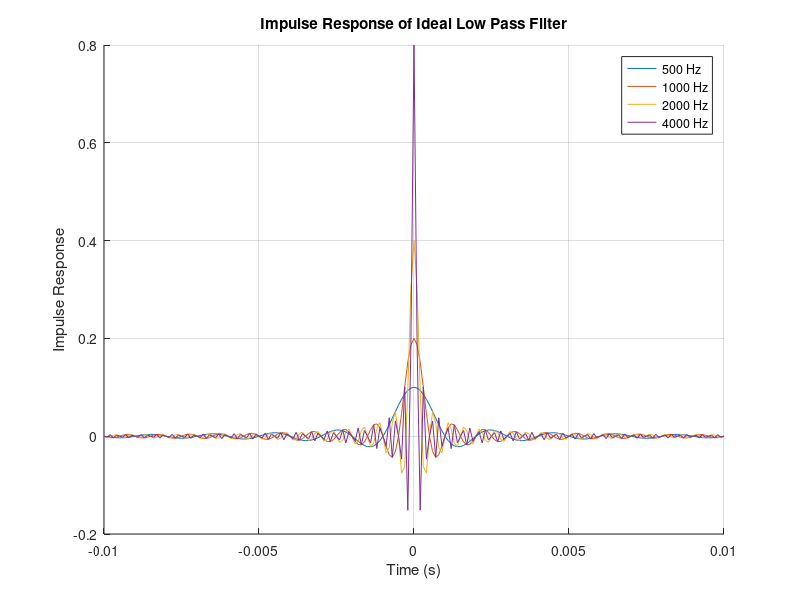
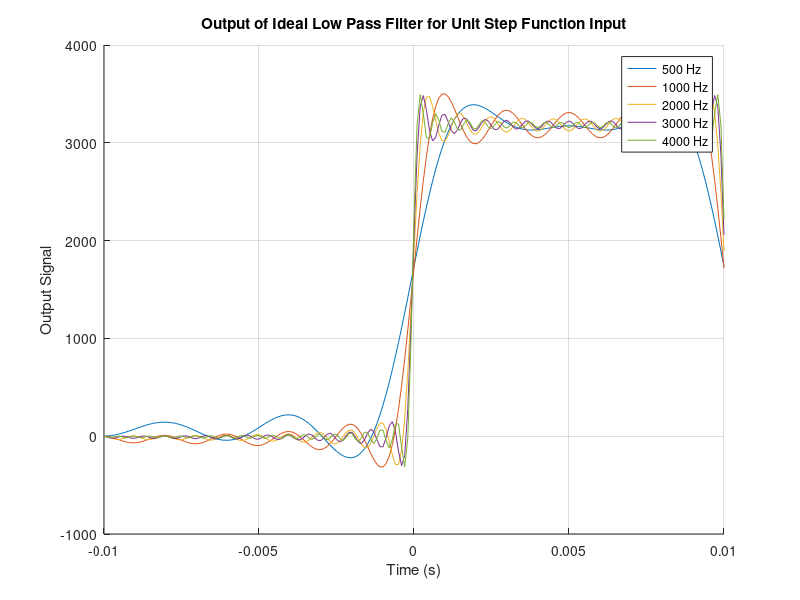

These charts were generated, in order, by the following MATLAB code:
 % Cutoff frequencies in Hz
 cutoff_freqs = [500, 1000, 2000, 4000];
 
 % Sampling frequency
 Fs = 10000;  % Set the desired sampling frequency
 
 % Time vector
 t = -0.01:1/Fs:0.01;  % Time range from -0.01 to 0.01 seconds
 
 % Part a: Plotting impulse response of ideal low pass filter
 figure(1);  % Create figure 1
 hold on;  % Enable hold on to plot all responses on the same axes
 
 % Loop through each cutoff frequency
 for i = 1:length(cutoff_freqs)
     % Create an ideal low pass filter using the cutoff frequency
     f_cutoff = cutoff_freqs(i);
     h = (2 * f_cutoff / Fs) * sinc(2 * f_cutoff * t);
 
     % Plot impulse response against time
     plot(t, h);
 end
 
 hold off;  % Disable hold on
 grid on;  % Enable grid
 xlabel('Time (s)');  % Set x-axis label
 ylabel('Impulse Response');  % Set y-axis label
 title('Impulse Response of Ideal Low Pass Filter');  % Set plot title
 
 % Add a legend showing the cutoff frequencies
 legend(cellstr(num2str(cutoff_freqs', '%-d Hz')));
 
 % Part b: Obtaining output signal of the filter with a unit step function input
 figure(2);  % Create figure 2
% Cutoff frequencies in Hz
cutoff_freqs = [500, 1000, 2000, 3000, 4000];

% Time vector
t = -0.01:1/Fs:0.01;  % Time range from -0.01 to 0.01 seconds

% Create a unit step function input signal
u = zeros(size(t));
u(t >= 0) = 1;

% Loop through each cutoff frequency
for i = 1:length(cutoff_freqs)
    % Create an ideal low pass filter using the cutoff frequency
    f_cutoff = cutoff_freqs(i);
    hLP = (f_cutoff / pi) * sinc(f_cutoff * t);
    
    % Convolve the impulse response with the unit step function
    y = conv(hLP, u, 'same');
    
    % Plot output signal against time
    hold on;
    plot(t, y);
end

grid on;  % Enable grid
xlabel('Time (s)');  % Set x-axis label
ylabel('Output Signal');  % Set y-axis label
title('Output of Ideal Low Pass Filter for Unit Step Function Input');  % Set plot title
legend(cellstr(num2str(cutoff_freqs', '%-d Hz')));

